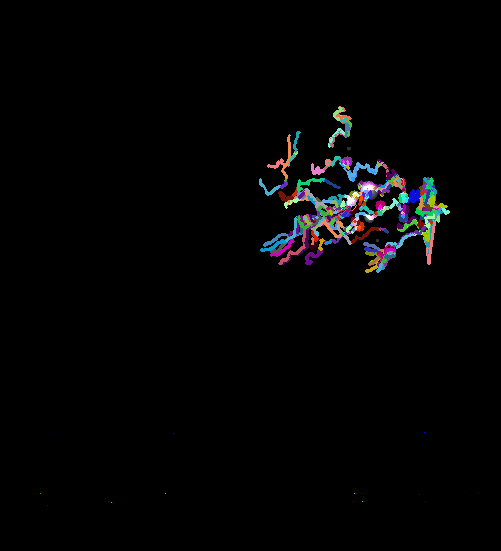
#> input picture last_frame.png, 501 x 551 px; its folder holds only this picture in this run
$ python -i analyze.py   (imports and definitions only)
#> lines starting #> are read from the running program, lines starting #| are printed output that depends on the picture; after the words box and inside, x2 and y2 are one past the last pixel; in counts of white or black regions, pixels touching at a corner belong together
import os, time, Data, cv2
import dataProcessing as dp
from dataProcessing import closeFiles
import numpy as np
import matplotlib.pyplot as plt

directory = os.getcwd() + "/out/"

#reads data of one output file
#return list of data objects and 2d list of values
def read(file):
	inp = file.read().split("\n")[:-1]
	data = []
	for line in inp:
		data.append(Data.Data.fromStr(line))

	dataArray = np.array(data)
	dataMap = formatMap(dataArray)

	return dataArray, dataMap

# takes in a dataMap and saves it as a cv2 image
def saveAsImage(img, name):
	cv2.imwrite(directory[:-1] + "imgs/img" + str(name) + ".png",img)

#formats a list of data objects into a 2d map
#returns 2d list
def formatMap(data):
	m = np.empty([551, 501, 3], float)
	for d in data:
		m[d.lat-1][d.lon-1][0] = abs(d.val)
		m[d.lat-1][d.lon-1][1] = abs(d.val)
		m[d.lat-1][d.lon-1][2] = abs(d.val)
	return m

#takes in dataMap and makes a heatMap
def heatMap(dataMap):
	plt.imshow(dataMap, cmap='gray', interpolation='nearest')
	plt.show()

# use harris corner detection/Shi-Tomasi Corner Detector
# https://opencv-python-tutroals.readthedocs.io/en/latest/py_tutorials/py_feature2d/py_shi_tomasi/py_shi_tomasi.html
# https://opencv-python-tutroals.readthedocs.io/en/latest/py_tutorials/py_feature2d/py_features_harris/py_features_harris.html
def findCorners(dataMap):

	img = dataMap
	gray = img
	# gray = cv2.cvtColor(img,cv2.COLOR_BGR2GRAY)

	corners = cv2.goodFeaturesToTrack(gray,25,0.01,10)
	corners = np.int0(corners)

	for i in corners:
		x,y = i.ravel()
		cv2.circle(img,(x,y),3,255,-1)

	display(img)

def hcd(gray):
	gray = np.float32(gray)
	dst = cv2.cornerHarris(gray,2,3,0.04)
	dst = cv2.dilate(dst,None)
	ret, dst = cv2.threshold(dst,0.01*dst.max(),255,0)
	dst = np.uint8(dst)

	# find centroids
	ret, labels, stats, centroids = cv2.connectedComponentsWithStats(dst)

	# define the criteria to stop and refine the corners
	criteria = (cv2.TERM_CRITERIA_EPS + cv2.TERM_CRITERIA_MAX_ITER, 100, 0.001)
	corners = cv2.cornerSubPix(gray,np.float32(centroids),(5,5),(-1,-1),criteria)

	# Now draw them
	res = np.hstack((centroids,corners))
	res = np.int0(res)
	img[res[:,1],res[:,0]]=[0,0,255]
	img[res[:,3],res[:,2]] = [0,255,0]

def display(img, name="img"):
	cv2.imshow(name, img)
	if cv2.waitKey(0) & 0xff == 27:
		cv2.destroyAllWindows()

# [13 lines not run here, left out]

>>> import cv2
>>> picture = cv2.imread('last_frame.png', cv2.IMREAD_GRAYSCALE)
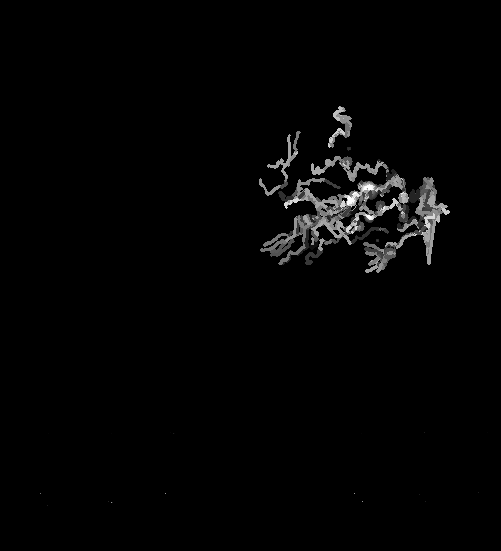
#> picture: shape (551, 501); min 0, max 255, mean 3.9
>>> result = hcd(picture)
#> in hcd, `dst = cv2.dilate(dst,None)`:
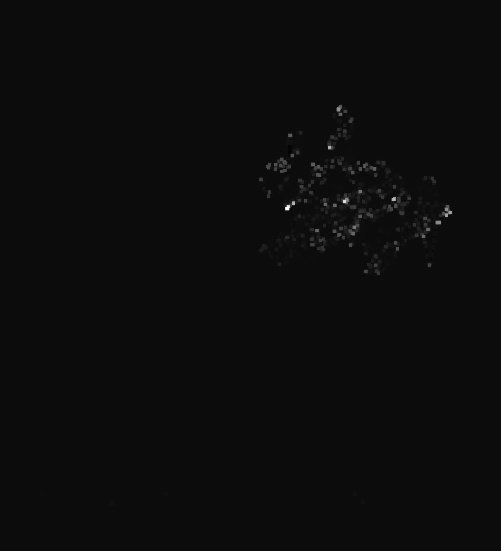
#> dst: shape (551, 501) float32; min -13032100, max 244057008, mean 561508.6; drawn with min black and max white
#> in hcd, `ret, dst = cv2.threshold(dst,0.01*dst.max(),255,0)`:
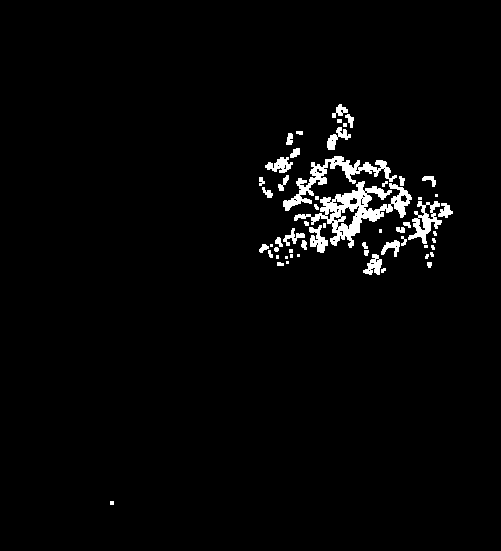
#> dst: shape (551, 501) float32; 2.6% white; 57 white regions (21 under 20 px), largest, box (x1, y1, x2, y2) and area: (294, 181, 412, 248) 2400, (283, 156, 397, 211) 1346, (408, 201, 442, 244) 589
#> in hcd, `ret, dst = cv2.threshold(dst,0.01*dst.max(),255,0)`: ret = 2440570.1
#> in hcd, `ret, labels, stats, centroids = cv2.connectedComponentsWithStats(dst)`:
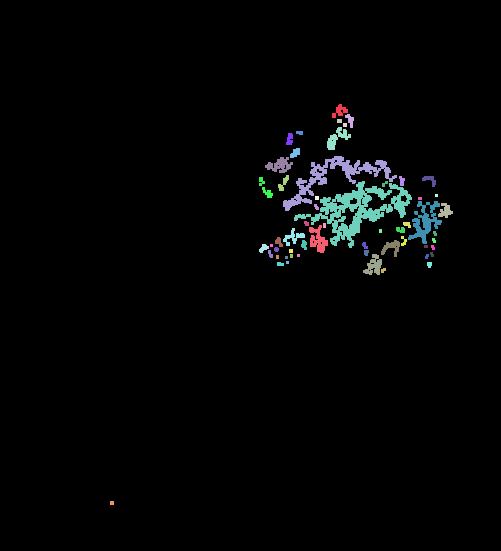
#> labels: shape (551, 501) int32; 58 distinct labels, from 0 to 57; one colour per label, 0 black
#> in hcd, `ret, labels, stats, centroids = cv2.connectedComponentsWithStats(dst)`: ret = 58; stats = 58 rows, first 6: [0, 0, 501, 551, 268883], [332, 104, 16, 14, 109], [345, 114, 9, 14, 66], [337, 119, 5, 4, 20], [343, 123, 4, 4, 16], [327, 127, 24, 23, 231]; centroids = 58 pairs, first value 111.5 to 444.9, second value 110.7 to 502.5
#> in hcd, `corners = cv2.cornerSubPix(gray,np.float32(centroids),(5,5),(-1,-1),cr..`: corners = 58 pairs, first value 110.8 to 448.4, second value 109.8 to 501.8
#> in hcd, `res = np.hstack((centroids,corners))`: res = 58 rows, first 6: [247.3, 276.9, 247.3, 276.9], [339.4, 110.7, 338.6, 109.8], [349.7, 119.7, 350, 118.1], [339, 120.5, 339, 120.5], [344.5, 124.5, 340.9, 126.3], [336.6, 137.8, 336.6, 137.8]
#> in hcd, `res = np.int0(res)`: res = 58 rows, first 6: [247, 276, 247, 276], [339, 110, 338, 109], [349, 119, 349, 118], [339, 120, 339, 120], [344, 124, 340, 126], [336, 137, 336, 137]
#> (the run stopped early here; a loop or call above may not have finished)
